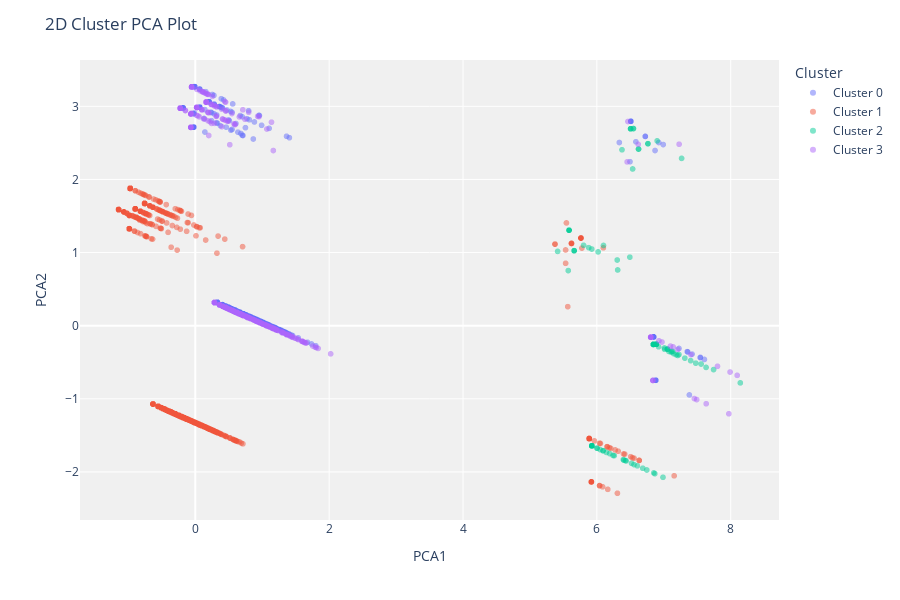

Write notebook code for a chart like this one.
### Code cell
plot_model(kmeans, 'cluster')

### Figure 1 — Plotly figure (JSON) as saved in the notebook; plotly's stock layout.template omitted (floating-point values rounded to 4 significant figures; data arrays with more than 128 entries replaced by an {"elided": "..."} marker saying what was removed)
{"data": [{"customdata": {"elided": "1593x1 str values"}, "hovertemplate": "Cluster=Cluster 0<br>PCA1=%{x}<br>PCA2=%{y}<br>Feature=%{customdata[0]}<extra></extra>", "legendgroup": "Cluster 0", "marker": {"color": "#636efa", "opacity": 0.5, "symbol": "circle"}, "mode": "markers", "name": "Cluster 0", "showlegend": true, "textposition": "top center", "type": "scattergl", "x": {"elided": "1593 float values"}, "xaxis": "x", "y": {"elided": "1593 float values"}, "yaxis": "y"}, {"customdata": {"elided": "4985x1 str values"}, "hovertemplate": "Cluster=Cluster 1<br>PCA1=%{x}<br>PCA2=%{y}<br>Feature=%{customdata[0]}<extra></extra>", "legendgroup": "Cluster 1", "marker": {"color": "#EF553B", "opacity": 0.5, "symbol": "circle"}, "mode": "markers", "name": "Cluster 1", "showlegend": true, "textposition": "top center", "type": "scattergl", "x": {"elided": "4985 float values"}, "xaxis": "x", "y": {"elided": "4985 float values"}, "yaxis": "y"}, {"customdata": {"elided": "156x1 str values"}, "hovertemplate": "Cluster=Cluster 2<br>PCA1=%{x}<br>PCA2=%{y}<br>Feature=%{customdata[0]}<extra></extra>", "legendgroup": "Cluster 2", "marker": {"color": "#00cc96", "opacity": 0.5, "symbol": "circle"}, "mode": "markers", "name": "Cluster 2", "showlegend": true, "textposition": "top center", "type": "scattergl", "x": {"elided": "156 float values"}, "xaxis": "x", "y": {"elided": "156 float values"}, "yaxis": "y"}, {"customdata": {"elided": "1298x1 str values"}, "hovertemplate": "Cluster=Cluster 3<br>PCA1=%{x}<br>PCA2=%{y}<br>Feature=%{customdata[0]}<extra></extra>", "legendgroup": "Cluster 3", "marker": {"color": "#ab63fa", "opacity": 0.5, "symbol": "circle"}, "mode": "markers", "name": "Cluster 3", "showlegend": true, "textposition": "top center", "type": "scattergl", "x": {"elided": "1298 float values"}, "xaxis": "x", "y": {"elided": "1298 float values"}, "yaxis": "y"}], "layout": {"height": 600, "legend": {"title": {"text": "Cluster"}, "tracegroupgap": 0}, "margin": {"t": 60}, "plot_bgcolor": "rgb(240,240,240)", "title": {"text": "2D Cluster PCA Plot"}, "xaxis": {"anchor": "y", "domain": [0, 1], "title": {"text": "PCA1"}}, "yaxis": {"anchor": "x", "domain": [0, 1], "title": {"text": "PCA2"}}}}
